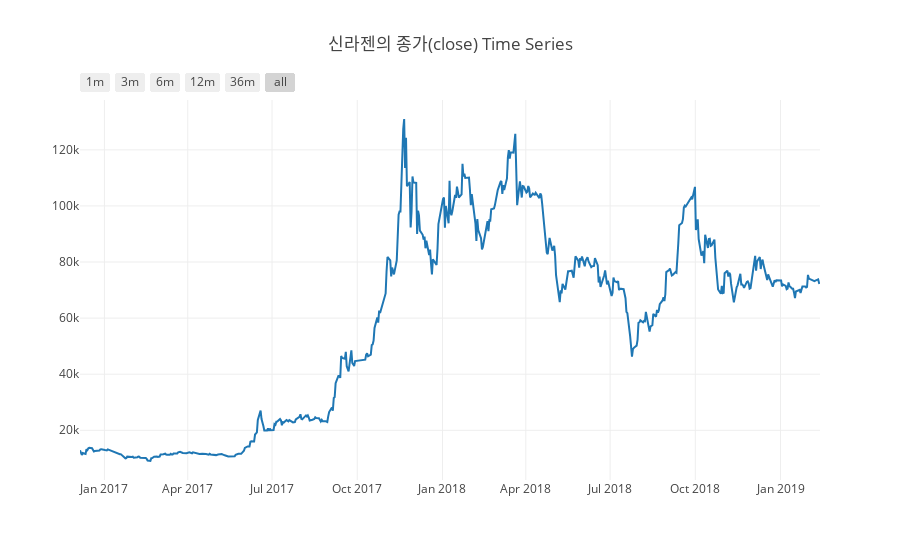

Notebook cell for this chart:
### Code cell
# 필요한 모듈 import 하기 
import plotly.offline as offline 
import plotly.graph_objs as go 

# jupyter notebook 에서 출력 
offline.init_notebook_mode(connected=True) 
trace = go.Scatter( x=df.date, y=df.close, name=item_name) 
data = [trace] 
# data = [celltrion] 
layout = dict(
                title='{}의 종가(close) Time Series'.format(item_name), 
                xaxis=dict( 
                    rangeselector=dict( 
                        buttons=list([ 
                            dict(count=1, label='1m', step='month', stepmode='backward'), 
                            dict(count=3, label='3m', step='month', stepmode='backward'), 
                            dict(count=6, label='6m', step='month', stepmode='backward'), 
                            dict(count=12, label='12m', step='month', stepmode='backward'), 
                            dict(count=36, label='36m', step='month', stepmode='backward'), 
                            dict(step='all') ]) ), 
                    rangeslider=dict(), 
                    type='date' 
                )
        )

fig = go.Figure(data=data, layout=layout) 
offline.iplot(fig)

### Figure 1 — Plotly figure (JSON) as saved in the notebook; plotly's stock layout.template omitted (floating-point values rounded to 4 significant figures; data arrays with more than 128 entries replaced by an {"elided": "..."} marker saying what was removed)
{"data": [{"name": "신라젠", "type": "scatter", "uid": "b79b4439-56dc-4083-bf79-eea949337a34", "x": {"elided": "533 str values"}, "y": {"elided": "533 int values"}}], "layout": {"title": {"text": "신라젠의 종가(close) Time Series"}, "xaxis": {"rangeselector": {"buttons": [{"count": 1, "label": "1m", "step": "month", "stepmode": "backward"}, {"count": 3, "label": "3m", "step": "month", "stepmode": "backward"}, {"count": 6, "label": "6m", "step": "month", "stepmode": "backward"}, {"count": 12, "label": "12m", "step": "month", "stepmode": "backward"}, {"count": 36, "label": "36m", "step": "month", "stepmode": "backward"}, {"step": "all"}]}, "type": "date"}}}
